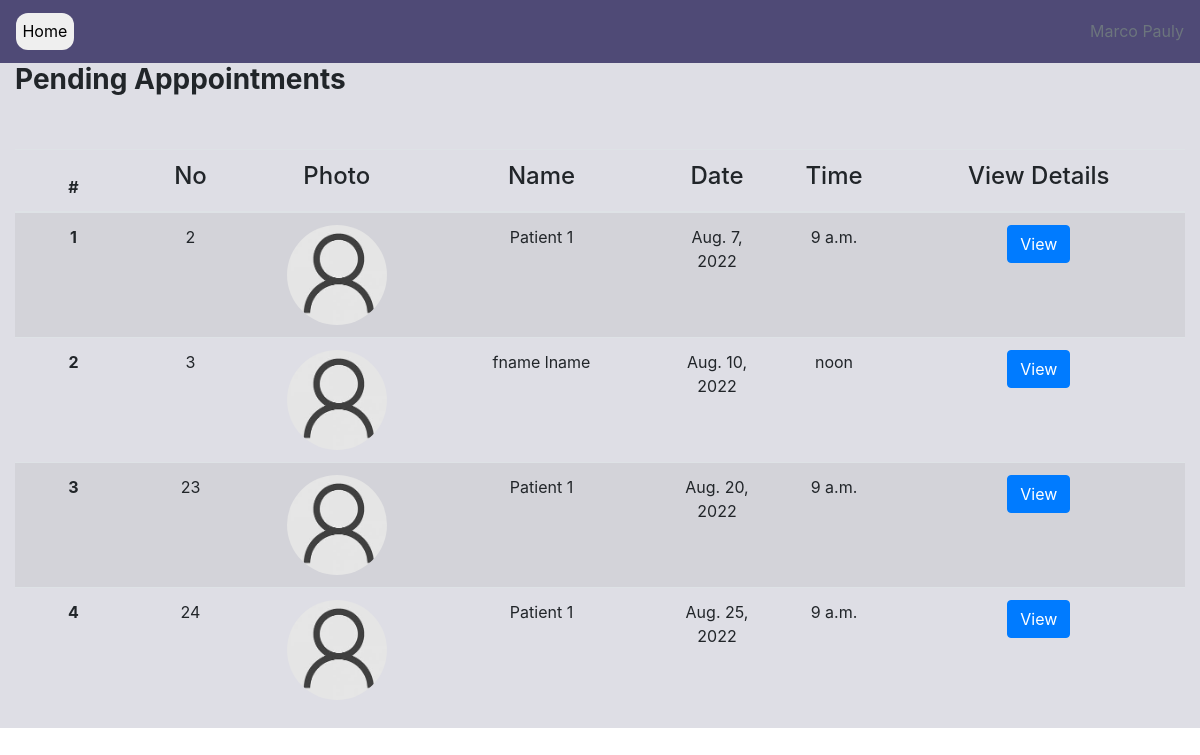
The page /doctor/pending-appointments (signed in) on the database as committed earlier.
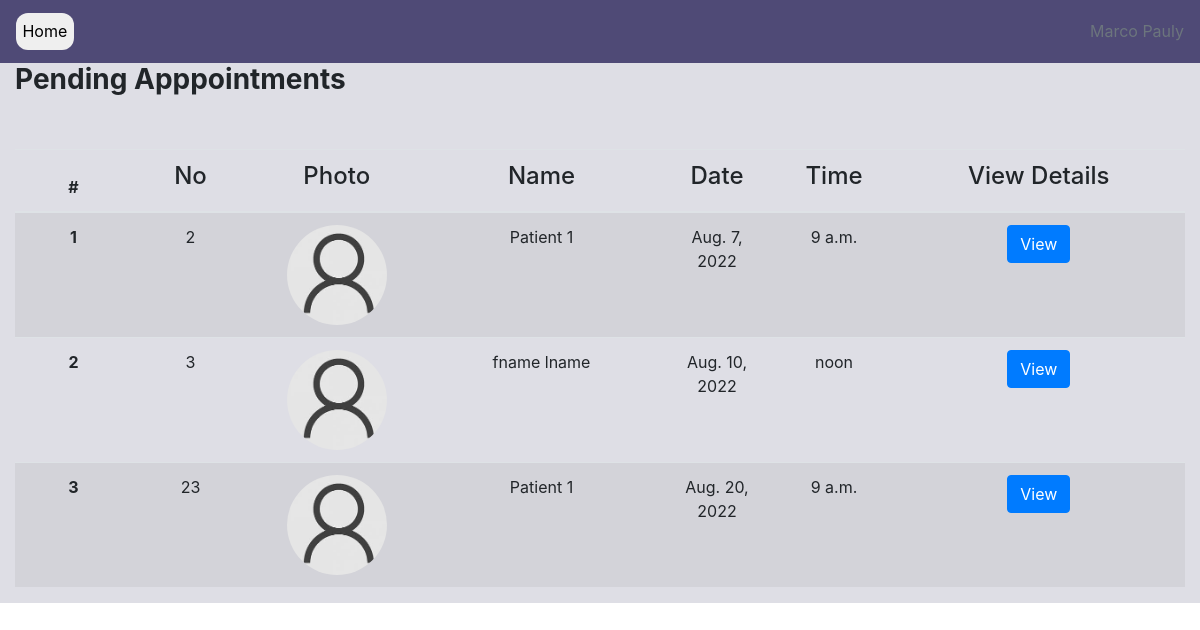
The same page on the database as committed later.
### accounts/models.py (models this page shows, shortened)
class User(AbstractUser):
    DOCTOR = 'D'
    PATIENT = 'P'
    USER_TYPES = [
        (DOCTOR, 'Doctor'),
        (PATIENT, 'Patient'),
    ]
    MALE = 'M'
    FEMALE = 'F'
    OTHER = 'O'
    PREFER_NOT_TO_SAY = 'N'
    GENDER = [
        (MALE, 'Male'),
        (FEMALE, 'Female'),
        (OTHER, 'Other'),
        (PREFER_NOT_TO_SAY, 'Prefer not to say')
    ]
    class Meta:
        db_table = 'user'
    user_type = models.CharField(choices=USER_TYPES, max_length=1, default=PATIENT)
    gender = models.CharField(choices=GENDER,  max_length=1, default=PREFER_NOT_TO_SAY)
    phone = PhoneNumberField(null=True, blank=True)
    def is_doctor(self):
        if self.user_type == 'D':
            return True
        return False

### appointment/models.py (models this page shows, shortened)
class Appointment(models.Model):
    TIME_SLOT = [
    (1, '9:00-10:00'),
    (2, '10:00-11:00'),
    (3, '11:00-12:00'),
    (4, '13:00-14:00'),
    ]
    doctor = models.ForeignKey(User,on_delete=models.CASCADE, limit_choices_to={'user_type': 'D'}, related_name='doctor')
    patient = models.ForeignKey(User,on_delete=models.CASCADE, limit_choices_to={'user_type': 'P'})
    date =  models.DateField()
    start_time = models.TimeField(null=True)
    end_time = models.TimeField(null=True)
    reason = models.TextField()
    status = models.BooleanField(default=False)
    class Meta:
        db_table = 'appointment'
        constraints = [
            models.UniqueConstraint(fields=['patient', 'doctor', 'date'], name='unique_booking')
        ]
        ordering = ['date', 'start_time']

### profiles/models.py (models this page shows, shortened)
class PatientProfile(models.Model):
    BLOOD_GROUPS = [
        ('O-', 'O-'),
        ('O+', 'O+'),
        ('A-', 'A-'),
        ('A+', 'A+'),
        ('B-', 'B-'),
        ('B+', 'B+'),
        ('AB-', 'AB-'),
        ('AB+', 'AB+'),
    ]
    class Meta:
        db_table = 'patient_profile'
    user = models.OneToOneField(
        User, on_delete=models.CASCADE, #profile deleted then patient deleted since one to one field
        primary_key=True, limit_choices_to={'user_type': 'P'},
        related_name='patprofile', #* related_name is used to give alternate name to the reverse relationship
        )
    profile_pic = models.ImageField(upload_to='images/profiles/patients', null=True, blank=True) #TODO Change directory to /images/patient/username
    dob = models.DateField(blank=True, null=True) #TODO -remove blank=True, null=True
    blood_group = models.CharField(max_length=3, choices=BLOOD_GROUPS)
    allergies = models.TextField(blank=True, null=True)

### appointment/views.py (the view)
# urls.py: path('doctor/pending-appointments', views.pending_appointments, {'status': False}, name='pending-appointment'), #* Pass extra option to function as dictionary
def pending_appointments(request, status):
    context = {}
    user = request.user
    if not user.is_doctor():
        return HttpResponse("NOT ALLOWED")
    appointments = Appointment.objects.filter(doctor=user, status=status)
    context = {'appointments':appointments, 'status':status} #* Status passed in to change heading of page (Completed/Pending)
    return render(request, 'pending-appointment.html', context=context)

### PMS/context_processors.py (called while the page is built)
def get_departments(request):
    departments = Department.objects.all()
    return {'departments': departments}

def get_time_slots(request):
    time_slot = Appointment.TIME_SLOT
    return {"time_slot": time_slot}

### appointment/templates/pending-appointment.html (shortened to what this page needs)
{% load static %}
<!DOCTYPE html>
<html>
    <head>
        <link rel="stylesheet" href="https://cdn.jsdelivr.net/npm/bootstrap@4.0.0/dist/css/bootstrap.min.css">
    </head>
    <body>
        {% include 'navbar-simple.html' %}
        <section style="height: auto;">
            <div class="container-fluid">
                <div class="row " style="background-color: #8889a347;">
                    {% if status %}
                    <div class="col-md-12" style="align-items: center;"><h3><b>Completed Apppointments</b></h3></div>
                    {% else %}
                    <div class="col-md-12" style="align-items: center;"><h3><b>Pending Apppointments</b></h3></div>
                    {% endif %}
                <br>
                <br>
                <br>
                    <div class="col-md-12 col-12" style="align-items: center;">
                        <table class="table table-striped">
                            <thead>
                              <tr>
                                <th scope="col" width="10%">#</th>
                                <th scope="col"  width="10%"><h4>No</h4></th>
                                <th scope="col" width="15%"><h4>Photo</h4></th>
                                <th scope="col" width="20%"><h4>Name</h4></th>
                                <th scope="col" width="10%"><h4>Date</h4></th>
                                <th scope="col" width="10%"><h4>Time</h4></th>
                                <th scope="col"><h4>View Details</h4></th>
                              </tr>
                            </thead>
                            <tbody>
{% for appointment in appointments %}
                                <tr>
                                    <th scope="row">{{forloop.counter}}</th>
                                    <td>{{appointment.id}}</td>
                                    <td>
                                        {%if appointment.patient.patprofile.profile_pic %}
                                            <img src="{{appointment.patient.patprofile.profile_pic.url}}" class="photo">
                                        {% else %}
                                            <img src="{% static 'images/default_pic.jpg' %}" class="photo">
                                        {% endif %}
                                    </td>
                                    <td>{{appointment.patient.get_full_name}}</td>
                                    <td>{{appointment.date}}</td>
                                    <td>{{appointment.start_time}}</td>
                                    <td>
                                        <form action="{% url 'appointment:view-appointment' %}" method="post">
                                            <button class="btn btn-primary" type="submit" name="id" value={{appointment.id}}>View</button>
                                        </form>
                                    </td>
                                </tr>
{% endfor %}
                            </tbody>
                          </table>
                    </div>
                </div>
            </div>
        </section>
    </body>
</html>

### templates/navbar-simple.html (shortened to what this page needs)
<nav class="navbar navbar-expand-lg bg-dark">
    <a class="navbar-brand" href="{% url 'accounts:home'%}">
      <button class="button">Home</button>
    </a>
        <ul class="navbar-nav ml-auto">
            <li class="nav-item">
                <p class="text-secondary mb-0">{{user.get_full_name}}</p>
            </li>
        </ul>
</nav>

### templates/navbar-simple.html (style rules this page uses)
.bg-dark { background-color: #4c4774fa !important; }
.button { border-radius: 12px; border: 2px; font-size: 1rem; padding: 0.4rem; }

### appointment/templates/pending-appointment.html (style rules this page uses)
table { margin-top: 14px; }
th, td { text-align: center; }
.photo { width: 100px; border-radius: 50%; }

Rows that differ between the two databases and show on the page:
no longer on this page (row edited): Appointment: id "24", patient.patprofile.profile_pic (placeholder picture), patient.get_full_name "Patient 1", date "Aug. 25, 2022", start_time "9 a.m."
